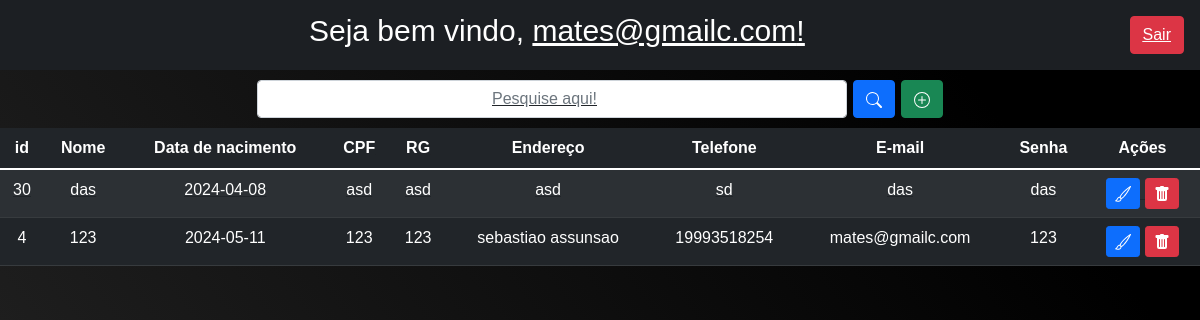
The page /system.php (signed in) on the database its author committed.
### tables this page shows
CREATE TABLE `usuario` (
  `id` int(11) NOT NULL AUTO_INCREMENT,
  `nome` varchar(45) NOT NULL,
  `data_nasc` date NOT NULL,
  `cpf` varchar(45) NOT NULL,
  `rg` varchar(45) NOT NULL,
  `email` varchar(45) NOT NULL,
  `senha` varchar(45) NOT NULL,
  `tel` varchar(45) NOT NULL,
  `endereco` varchar(45) NOT NULL,
  PRIMARY KEY (`id`)
);

### system.php (the view, shortened to what this page needs)
<?php
include_once('config.php');
    $logado = $_SESSION['email'];
    if (!empty($_GET['search'])) {
        $data = $_GET['search'];
        $sql = "SELECT * FROM usuario WHERE id LIKE '%$data%' or nome LIKE '%$data%' or email LIKE '%$data%' ORDER BY id DESC";
    } else
    {
        $sql = "SELECT * FROM usuario ORDER BY id DESC";
    }
    $result = $conexao->query($sql);
?>
<!DOCTYPE html>
<html lang="en">
<head>
    <link href="https://cdn.jsdelivr.net/npm/bootstrap@5.1.3/dist/css/bootstrap.min.css" rel="stylesheet"
>
    <link rel="stylesheet" href="style.css">
</head>
<body>
    <nav class="navbar navbar-expand-lg navbar-dark btn-dark">
        <div class="container-fluid">
            <a class="navbar-brand" href="#"><?php
    echo "<h1> Seja bem vindo, <u>$logado<u>!</h1>"
   ?></a>
        </div>
        <div class="d-flex">
            <a href="closed.php" class="btn btn-danger me-3 ">Sair</a>
        </div>
    </nav>
    <main>
        <div class="box-search d-flex justify-content-center">
            <input type="search" class="form-control " placeholder="Pesquise aqui!" name="" id="pesquisar">
            <button onclick="SearchData()" class="btn btn-primary">
                <svg xmlns="http://www.w3.org/2000/svg" width="16" height="16" fill="currentColor" class="bi bi-search"
                    viewBox="0 0 16 16">
                    <path
                        d="M11.742 10.344a6.5 6.5 0 1 0-1.397 1.398h-.001q.044.06.098.115l3.85 3.85a1 1 0 0 0 1.415-1.414l-3.85-3.85a1 1 0 0 0-.115-.1zM12 6.5a5.5 5.5 0 1 1-11 0 5.5 5.5 0 0 1 11 0" />
                </svg>
            </button>
            <a class='btn btn-success ' href='addcustomer.php'>
                </a>
        </div>
        <table class="table table-dark table-striped">
            <thead>
                <tr>
                    <th scope="col">id</th>
                    <th scope="col">Nome</th>
                    <th scope="col">Data de nacimento</th>
                    <th scope="col">CPF</th>
                    <th scope="col">RG</th>
                    <th scope="col">Endereço</th>
                    <th scope="col">Telefone</th>
                    <th scope="col">E-mail</th>
                    <th scope="col">Senha</th>
                    <th scope="col">Ações</th>
                </tr>
            </thead>
            <tbody>
                <?php
        while($user_data = mysqli_fetch_assoc($result)){
            echo"<tr>";
            echo"<td>".$user_data['id']."</td>";
            echo"<td>".$user_data['nome']."</td>";
            echo"<td>".$user_data['data_nasc']."</td>";
            echo"<td>".$user_data['cpf']."</td>";
            echo"<td>".$user_data['rg']."</td>";
            echo"<td>".$user_data['endereco']."</td>";
            echo"<td>".$user_data['tel']."</td>";
            echo"<td>".$user_data['email']."</td>";
            echo"<td>".$user_data['senha']."</td>";
            echo"<td>
            <a class='btn btn-primary btn-sm' href='edit.php?id=$user_data[id]'>
            <svg xmlns='http://www.w3.org/2000/svg' width='16' height='16' fill='currentColor' class='bi bi-brush' viewBox='0 0 16 16'>
  <path d='M15.825.12a.5.5 0 0 1 .132.584c-1.53 3.43-4.743 8.17-7.095 10.64a6.1 6.1 0 0 1-2.373 1.534c-.018.227-.06.538-.16.868-.201.659-.667 1.479-1.708 1.74a8.1 8.1 0 0 1-3.078.132 4 4 0 0 1-.562-.135 1.4 1.4 0 0 1-.466-.247.7.7 0 0 1-.204-.288.62.62 0 0 1 .004-.443c.095-.245.316-.38.461-.452.394-.197.625-.453.867-.826.095-.144.184-.297.287-.472l.117-.198c.151-.255.326-.54.546-.848.528-.739 1.201-.925 1.746-.896q.19.012.348.048c.062-.172.142-.38.238-.608.261-.619.658-1.419 1.187-2.069 2.176-2.67 6.18-6.206 9.117-8.104a.5.5 0 0 1 .596.04M4.705 11.912a1.2 1.2 0 0 0-.419-.1c-.246-.013-.573.05-.879.479-.197.275-.355.532-.5.777l-.105.177c-.106.181-.213.362-.32.528a3.4 3.4 0 0 1-.76.861c.69.112 1.736.111 2.657-.12.559-.139.843-.569.993-1.06a3 3 0 0 0 .126-.75zm1.44.026c.12-.04.277-.1.458-.183a5.1 5.1 0 0 0 1.535-1.1c1.9-1.996 4.412-5.57 6.052-8.631-2.59 1.927-5.566 4.66-7.302 6.792-.442.543-.795 1.243-1.042 1.826-.121.288-.214.54-.275.72v.001l.575.575zm-4.973 3.04.007-.005zm3.582-3.043.002.001h-.002z'/>
</svg></a>
<a class='btn btn-danger btn-sm' href='delete.php?id=$user_data[id] '>
<svg xmlns='http://www.w3.org/2000/svg' width='16' height='16' fill='currentColor' class='bi bi-trash-fill' viewBox='0 0 16 16'>
  <path d='M2.5 1a1 1 0 0 0-1 1v1a1 1 0 0 0 1 1H3v9a2 2 0 0 0 2 2h6a2 2 0 0 0 2-2V4h.5a1 1 0 0 0 1-1V2a1 1 0 0 0-1-1H10a1 1 0 0 0-1-1H7a1 1 0 0 0-1 1zm3 4a.5.5 0 0 1 .5.5v7a.5.5 0 0 1-1 0v-7a.5.5 0 0 1 .5-.5M8 5a.5.5 0 0 1 .5.5v7a.5.5 0 0 1-1 0v-7A.5.5 0 0 1 8 5m3 .5v7a.5.5 0 0 1-1 0v-7a.5.5 0 0 1 1 0'/>
</svg>
</a>
            </td>";
            echo"</tr>";
        }
        ?>
            </tbody>
        </table>
    </main>
</body>
</html>

### style.css (style rules this page uses)
* { font-family: Arial, Helvetica, sans-serif; text-align: center; }
body { background: rgb(33, 33, 33); background: linear-gradient(52deg, rgba(33, 33, 33, 1) 14%, rgba(0, 0, 0, 1) 84%); height: 100vh; margin: 0; gap: 1rem; }
.navbar>.container-fluid { display: flex; flex-wrap: inherit; align-items: center; justify-content: center !important; }
a { color: white; }
.box-search { gap: 6px; padding: 10px; }
.form-control { max-width: 50%; }

### system.php (style rules this page uses)
h1 { color: white; font-size: 30px; }

### rows shown on the page
usuario: id "30", nome "das", data_nasc "2024-04-08", cpf "asd", rg "asd", endereco "asd", tel "sd", email "das", senha "das"
usuario: id "4", nome "123", data_nasc "2024-05-11", cpf "123", rg "123", endereco "sebastiao assunsao", tel "19993518254", email "mates@gmailc.com", senha "123"

### other values the page prints
$logado "mates@gmailc.com"
